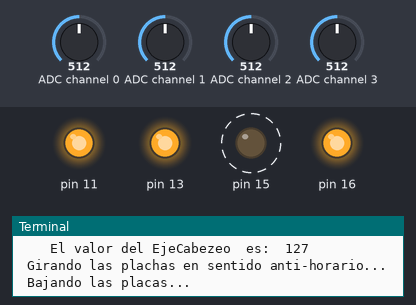
This program was run on a simulated Raspberry Pi (header pin numbers). Shown: output pins drawn as LEDs (lit = HIGH), the last lines printed to the terminal. Dashed ring = blinking. Inputs (shaded band) come from the test bench; at power-on: ADC channel 2 = 512, ADC channel 3 = 512, ADC channel 0 = 512, ADC channel 1 = 512 (analog values on the 0–1023 scale). The clock reads 2024-03-15 10:24:30 at power-on unless the program sets it.

Above: at 2.7 s.
2.8 s: ADC channel 2 set to 265
6.3 s: ADC channel 2 set to 239
At 8.9 s:
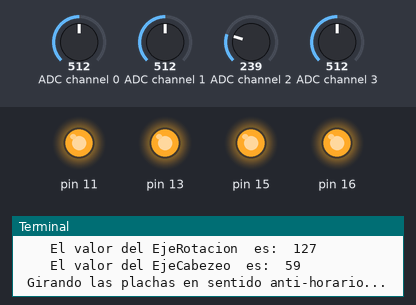
9.8 s: ADC channel 3 set to 288
13.3 s: ADC channel 3 set to 254
At 13.8 s:
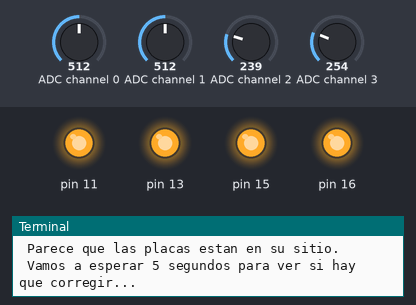
16.1 s: ADC channel 2 set to 214
At 18.9 s:
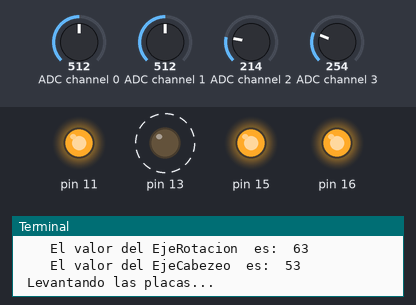
22.2 s: ADC channel 3 set to 30
At 23.3 s:
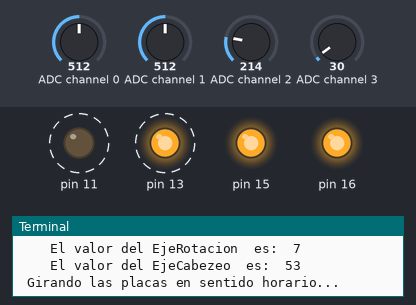
Timing chart, 0 to 29.3 s (numbered marks = the images above; inputs shaded):
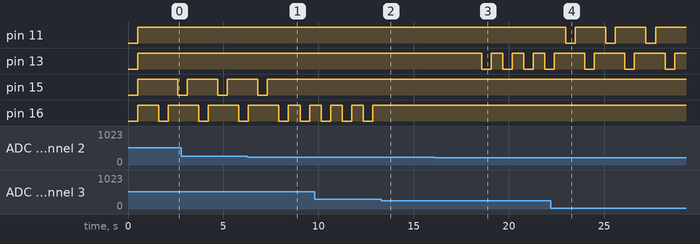

The program:

solarpi-service.py
```python
#!/usr/bin/python
import smbus
import RPi.GPIO as GPIO
import time
from datetime import datetime

ChipConversor = 0x48
cmdConvertirAD = 0x45
srotacion = 0
sinclinacion = 0
vEjeRotacion = 0
vEjeCabezeo = 0
oEjeRotacion = 200    #Valor objetivo rotacion (20-200)
oEjeCabezeo = 40     #Valor objetiuvo cabezeo (40-100)

bus = smbus.SMBus(1)
time.sleep(0.5)

GPIO.setmode(GPIO.BOARD)
GPIO.setup(11, GPIO.OUT)  # cable azul: motor rotacion en sentido horario
GPIO.setup(16, GPIO.OUT)  # cable verde: monotr rota. sen.  anti-horario
GPIO.setup(15, GPIO.OUT)  # cable amarillo: motor cabeza, abajo.
GPIO.setup(13, GPIO.OUT)  # cable naranja: motor cabeza, arriba.


GPIO.output(11, True)
GPIO.output(16, True)
GPIO.output(15, True)
GPIO.output(13, True)

bus = smbus.SMBus(1)
time.sleep(1)

def rotacion_horario():

    GPIO.output(11,False)
    time.sleep(0.5)
    GPIO.output(11,True)
    time.sleep(0.5)


def rotacion_antihorario():

    GPIO.output(16,False)
    time.sleep(0.5)
    GPIO.output(16,True)
    time.sleep(0.5)


def cabezeo_abajo():

    GPIO.output(15,False)
    time.sleep(0.5)
    GPIO.output(15,True)
    time.sleep(0.5)


def cabezeo_arriba():

    GPIO.output(13,False)
    time.sleep(0.5)
    GPIO.output(13,True)
    time.sleep(0.5)


def lee_sensores_analogicos():

    global vEjeCabezeo
    global vEjeRotacion
    bus.write_byte(ChipConversor,cmdConvertirAD)
    time.sleep(0.1)
    vAn0 = bus.read_byte(ChipConversor)
    vAn1 = bus.read_byte(ChipConversor)
    vEjeCabezeo = bus.read_byte(ChipConversor)
    vEjeRotacion = bus.read_byte(ChipConversor)


def Cal_obj_rotacion(arghora, argdia, argmes):

    #Queremos que esta funcion nos devuelva el valor en el que tienen que estar las placas en un determinado mes dia y hora
	#El valor que nos va a devolver es un numero entre 20 y 200 que sera la posicion objetivo o l aposicion a la que deberia estar la placa
    enero = (14,14,14,14,14,14,14,14,14,14,75,85,97,111,126,140,154,166,176,14,14,14,14,14)
    febrero = (14,14,14,14,14,14,14,14,14,59,69,80,92,108,124,141,157,170,181,190,14,14,14,14)
    marzo = (14,14,14,14,14,14,14,14,14,53,62,74,88,106,126,146,164,178,189,199,14,14,14,14)
    abril = (14,14,14,14,14,14,14,14,36,45,55,67,82,104,130,156,175,189,199,209,217,14,14,14)
    mayo = (14,14,14,14,14,14,14,22,30,38,48,59,74,99,135,166,185,198,208,216,224,14,14,14)
    junio = (14,14,14,14,14,14,14,18,26,34,43,53,67,92,134,170,190,202,211,219,227,235,14,14)
    julio = (14,14,14,14,14,14,14,19,27,35,43,54,68,91,129,165,186,199,209,217,225,233,14,14)
    agosto = (14,14,14,14,14,14,14,14,33,41,50,62,77,99,129,157,178,191,202,211,220,14,14,14)
    septiembre = (14,14,14,14,14,14,14,14,42,51,61,73,89,108,131,153,171,184,195,204,14,14,14,14)
    octubre = (14,14,14,14,14,14,14,14,52,61,71,83,98,115,133,150,165,178,188,197,14,14,14,14)
    noviembre = (14,14,14,14,14,14,14,14,14,68,77,89,102,117,132,147,160,172,182,14,14,14,14,14)
    diciembre = (14,14,14,14,14,14,14,14,14,14,79,89,101,115,129,143,156,167,177,14,14,14,14,14)

    if argmes == 1 :
       resultado = enero[arghora]
    if argmes == 2 :
       resultado = febrero[arghora]
    if argmes == 3 :
       resultado = marzo[arghora]
    if argmes == 4 :
       resultado = abril[arghora]
    if argmes == 5 :
       resultado = mayo[arghora]
    if argmes == 6 :
       resultado = junio[arghora]
    if argmes == 7 :
       resultado = julio[arghora]
    if argmes == 8 :
       resultado = agosto[arghora]
    if argmes == 9 :
       resultado = septiembre[arghora]
    if argmes == 10 :
       resultado = octubre[arghora]
    if argmes == 11 :
       resultado = noviembre[arghoora]
    if argmes == 12 :
       resultado =  diciembre[arghora]

    return resultado


def Cal_obj_cabezeo(arghora, argdia, argmes):

    #Queremos que esta funcion nos devuelva el valor en el que tienen que estar las placas en un determinado mes dia y hora
    #El valor que nos va a devolver es un numero entre 20 y 200 que sera la posicion objetivo o l aposicion a la que deberia estar la placa
    enero = (46,46,46,46,46,46,46,46,46,46,46,54,59,63,63,63,59,53,46,42,42,42,42,42)
    febrero = (42,42,42,42,42,42,42,42,42,42,51,59,65,69,71,69,65,60,51,43,49,49,49,49)
    marzo = (49,49,49,49,49,49,49,49,49,49,58,66,72,77,79,77,72,65,57,48,56,56,56,56)
    abril = (46,46,46,46,46,46,46,46,46,56,65,74,82,87,89,85,79,71,62,53,43,61,61,61)
    mayo = (43,43,43,43,43,43,43,43,52,61,70,80,88,94,96,92,84,75,66,56,47,63,63,63)
    junio = (45,45,45,45,45,45,45,45,54,63,72,81,90,98,100,95,87,78,68,59,51,42,61,61)
    julio = (43,43,43,43,43,43,43,43,52,61,70,80,89,96,98,94,87,78,68,59,50,42,58,58)
    agosto = (48,48,48,48,48,48,48,48,48,58,67,76,84,90,92,89,82,74,65,55,46,54,54,54)
    septiembre = (44,44,44,44,44,44,44,44,44,54,63,71,78,82,83,81,74,67,58,48,49,49,49,49)
    octubre = (40,40,40,40,40,40,40,40,40,49,57,64,70,73,74,71,65,58,50,41,43,43,43,43)
    noviembre = (43,43,43,43,43,43,43,43,43,43,51,58,63,66,66,63,59,52,44,46,46,46,46,46)
    diciembre = (46,46,46,46,46,46,46,46,46,46,46,54,59,61,62,60,56,50,42,46,46,46,46,46)

    if argmes == 1 :
       resultado = enero[arghora]
    if argmes == 2 :
       resultado = febrero[arghora]
    if argmes == 3 :
       resultado = marzo[arghora]
    if argmes == 4 :
       resultado = abril[arghora]
    if argmes == 5 :
       resultado = mayo[arghora]
    if argmes == 6 :
       resultado = junio[arghora]
    if argmes == 7 :
       resultado = julio[arghora]
    if argmes == 8 :
       resultado = agosto[arghora]
    if argmes == 9 :
       resultado = septiembre[arghora]
    if argmes == 10 :
       resultado = octubre[arghora]
    if argmes == 11 :
       resultado = noviembre[arghoora]
    if argmes == 12 :
       resultado =  diciembre[arghora]

    return resultado


while True:
    print("\n\n")
    print("# Aqui empieza un nuevo ciclo................................######")


    fechaleida = datetime.now()
    print("Esta es la fecha que acabamos de leer: ", fechaleida)
    mes_actual = fechaleida.month
    print("    Este es el mes actual:", mes_actual)
    dia_actual = fechaleida.day
    print("    Este es el dia actual:", dia_actual)
    hora_actual = fechaleida.hour
    print("    Esta es la hora actual:", hora_actual)

    oEjeRotacion = Cal_obj_rotacion(hora_actual, dia_actual, mes_actual)
    print("    Este es el objetivo rotacion: ", oEjeRotacion)

    oEjeCabezeo = Cal_obj_cabezeo(hora_actual,dia_actual,mes_actual)
    print("    Este es el objetivo cabezeo: ", oEjeCabezeo)

    lee_sensores_analogicos()
    print("    El valor del EjeRotacion  es: ", vEjeRotacion )
    print("    El valor del EjeCabezeo  es: ", vEjeCabezeo )

    se_han_movido_las_placas = False

    if vEjeRotacion < (oEjeRotacion - 5) :
        print(" Girando las placas en sentido horario...")
        rotacion_horario()
        se_han_movido_las_placas = True

    if vEjeRotacion > (oEjeRotacion + 5) :
        print(" Girando las plachas en sentido anti-horario...")
        rotacion_antihorario()
        se_han_movido_las_placas = True

    if vEjeCabezeo < (oEjeCabezeo - 3) :
        print(" Levantando las placas...")
        cabezeo_arriba()
        se_han_movido_las_placas = True

    if vEjeCabezeo > (oEjeCabezeo + 3) :
        print(" Bajando las placas...")
        cabezeo_abajo()
        se_han_movido_las_placas = True

    if not se_han_movido_las_placas:
        print(" Parece que las placas estan en su sitio.")
        print(" Vamos a esperar 5 segundos para ver si hay que corregir...")
        time.sleep(5)

# Fin del programa.
```

Measured:
- the behaviour switches between 249 and 248 on ADC channel 2 (found by bisection; images 0 and 1)
- the behaviour switches between 221 and 220 on ADC channel 2 (found by bisection; images 2 and 3)
- after the input at 6.3 s, pin 15: goes on until 7.3 s, then stays HIGH
- after the input at 13.3 s, pin 16: stops changing and stays HIGH
- after the input at 16.1 s, pin 13: alternates HIGH for 0.61 s and LOW for 0.50 s, starting after 2.5 s
- after the input at 22.2 s, pin 11: alternates HIGH for 1.6 s and LOW for 0.50 s, starting after 0.79 s; pin 13: alternates HIGH for 1.6 s and LOW for 0.50 s, starting after 1.8 s
- by itself, pin 16: alternates HIGH for 0.61 s and LOW for 0.50 s
